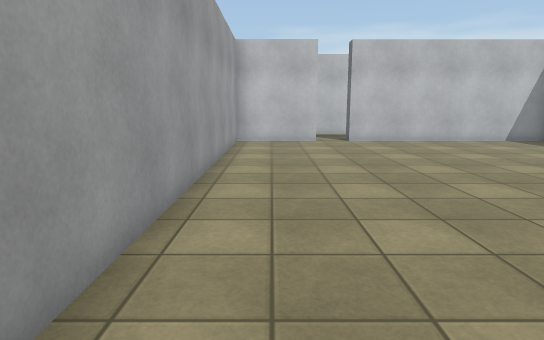
View 1 (above)

23 first-person views from a walk through a 3-D level made in the Unity game engine. The camera is 1.3 m above the floor, tilts 10° down and sees 75° across. The floor is counted in squares, 1 m on a side. Each view is taken from the middle of a square. On the plan, view 1 faces up. The plan holds only what a view shows up to about 15 squares ahead; the rest is blank. The place goes on beyond the plan. The player character is not drawn. Surface patterns are stand-ins for the level's own textures.

View 2
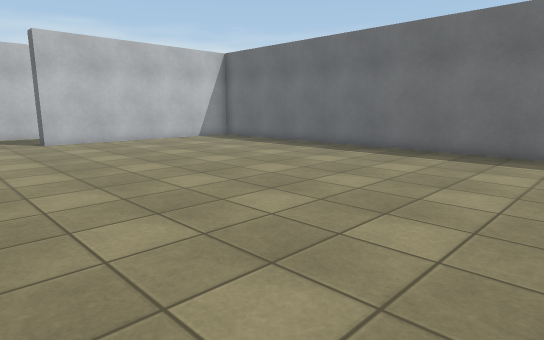

View 3
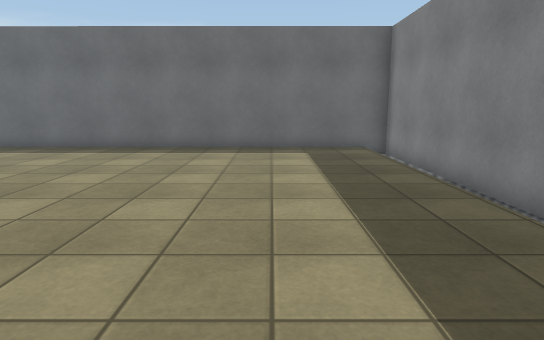

View 4
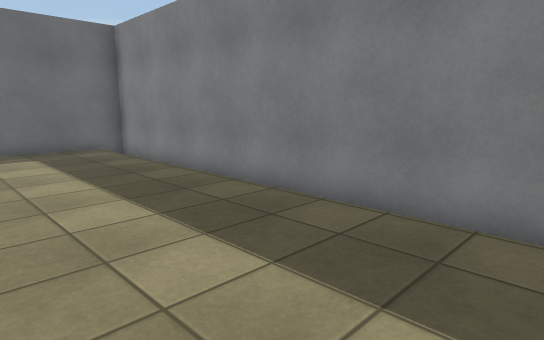

View 5
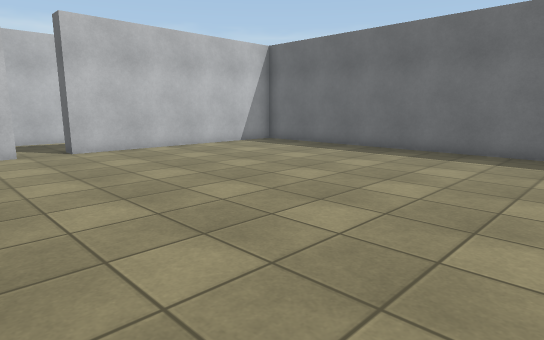

View 6
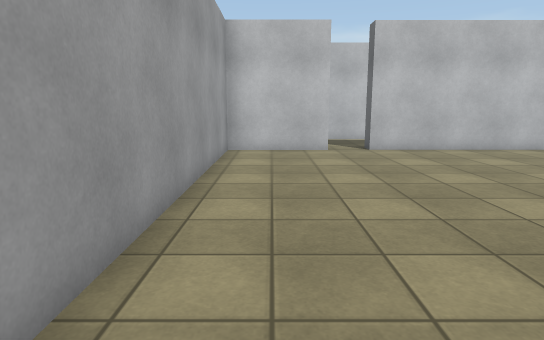

View 7
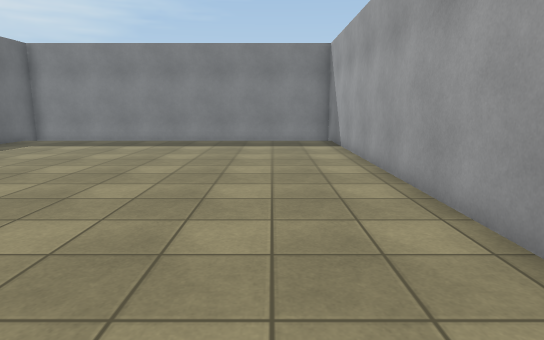

View 8
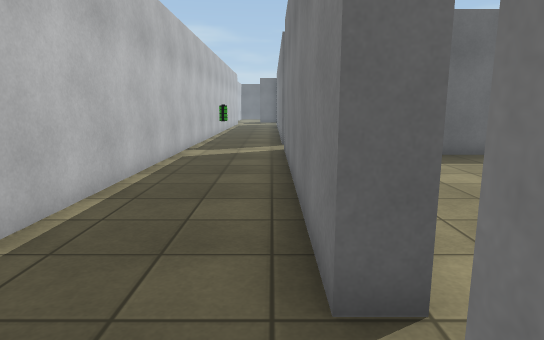

View 9
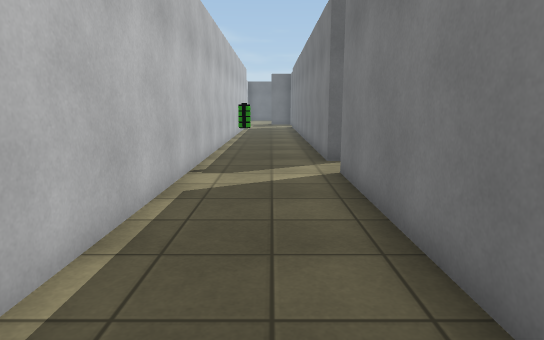

View 10
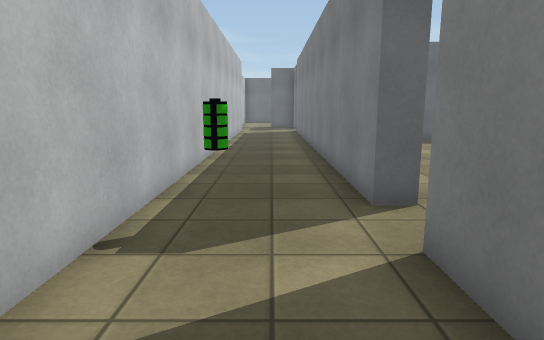

View 11
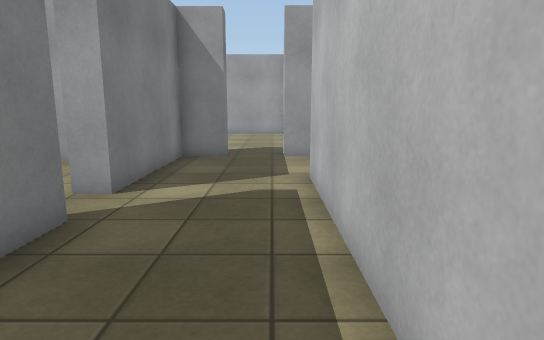

View 12
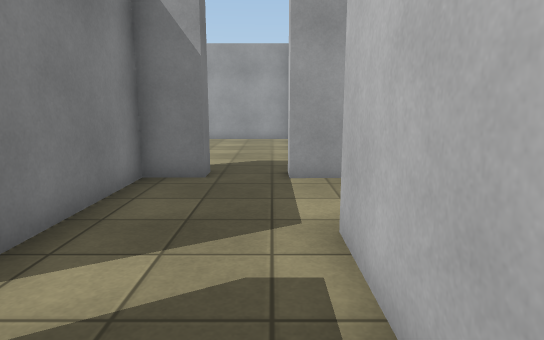

View 13
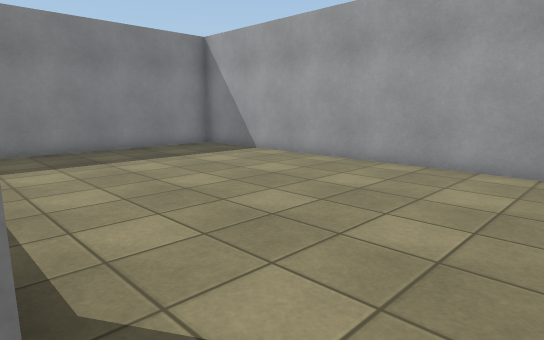

View 14
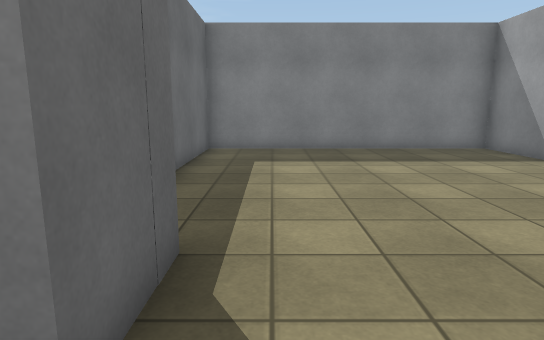

View 15
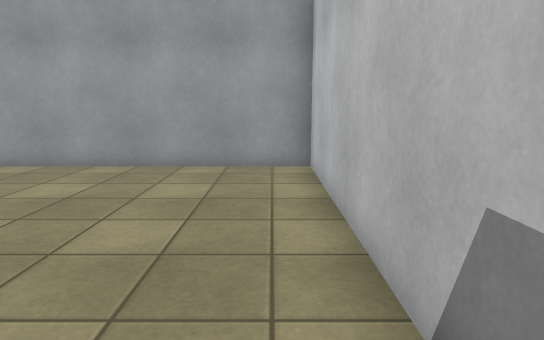

View 16
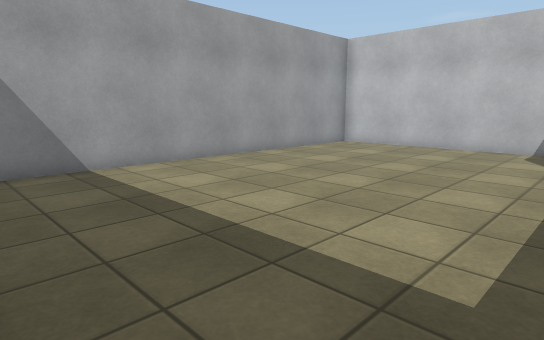

View 17
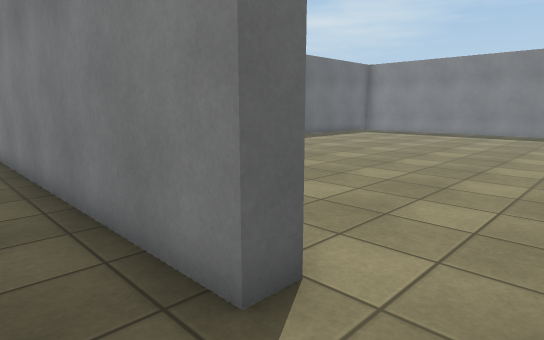

View 18
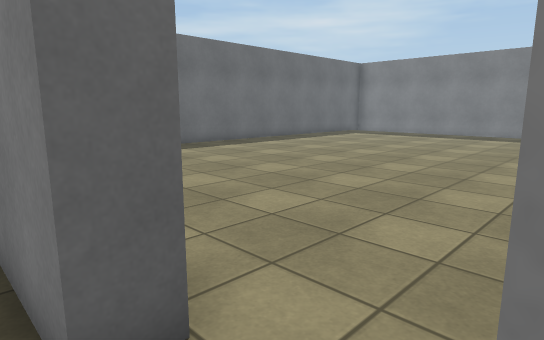

View 19
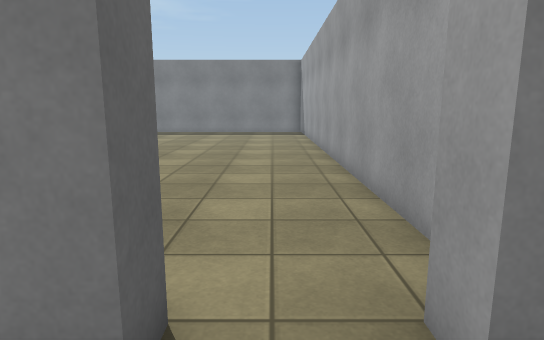

View 20
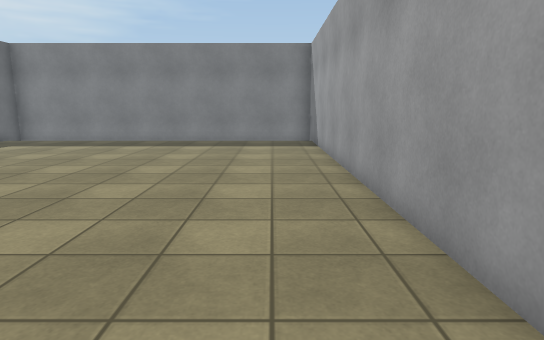

View 21
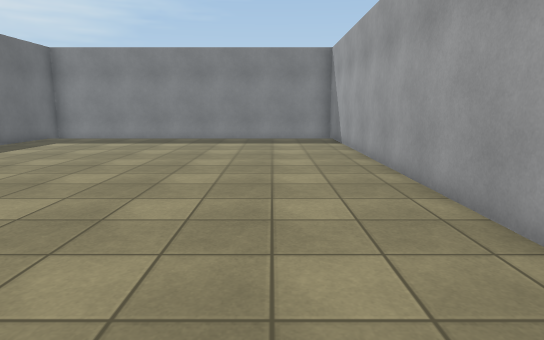

View 22
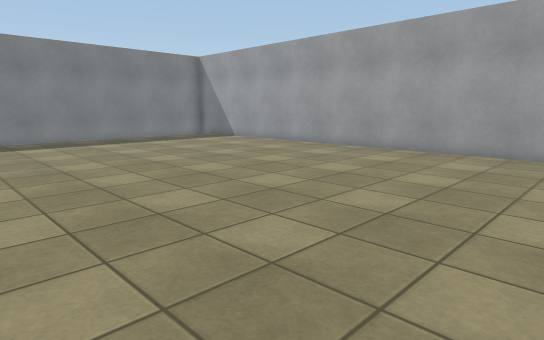

View 23
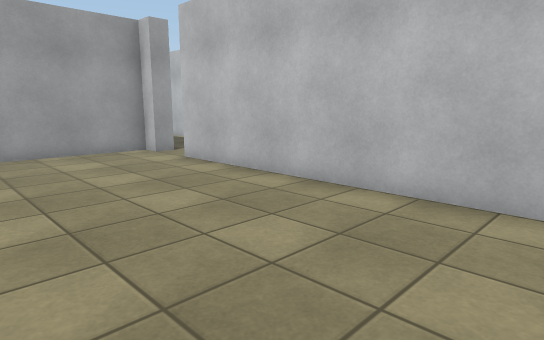

### Floor plan
Key: @ floor where view 1 was taken; # wall or solid block; . floor; / step, stairs or slope; B battery.
Columns run from 11 left of view 1 to 22 right of it. Each row starts with its distance up from view 1.
 18 #########...######################
 17 #.......................B.........
 16 #.................................
 15 #.......#.........................
 14 #.......#####..#########.#########
 13 #........#............#...........
 12 #........#............#...........
 11 #........#............#...........
 10 #........#............#...........
  9 #........#............#...........
  8 #........#............#...........
  7 #........#............#...........
  6 #........#............#...........
  5 ##########............#...........
  4          #............#...........
  3          #............#..........
  2          #............#...........
  1          #............#...........
  0          #.@..........#...........
 -1          #............#...........
 -2          #............#...........
 -3          #////////////#///////////
 -4          #########################

Positions as (right, up) in squares from view 1, and headings:
1: (0, 0), facing up
2: (0, 0), facing up-right
3: (-1, 0), facing right
4: (-1, 1), facing down-right
5: (0, 3), facing up-right
6: (0, 3), facing up
7: (1, 11), facing down
8: (1, 15), facing right
9: (5, 16), facing right
10: (9, 16), facing right
11: (7, 17), facing left
12: (4, 17), facing left
13: (-3, 17), facing down-left
14: (-4, 17), facing down
15: (-3, 17), facing left
16: (-3, 6), facing up-left
17: (12, 16), facing down-right
18: (12, 15), facing down-right
19: (13, 16), facing down
20: (13, 11), facing down
21: (14, 12), facing down
22: (22, 12), facing down-left
23: (22, 9), facing up-left
